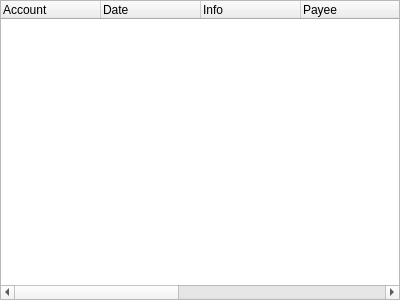
<?xml version="1.0" encoding="UTF-8"?>
<ui version="4.0">
 <class>BottomFutureListsWidget</class>
 <widget class="QWidget" name="BottomFutureListsWidget">
  <property name="geometry">
   <rect>
    <x>0</x>
    <y>0</y>
    <width>400</width>
    <height>300</height>
   </rect>
  </property>
  <property name="windowTitle">
   <string>Form</string>
  </property>
  <layout class="QVBoxLayout" name="verticalLayout">
   <property name="spacing">
    <number>5</number>
   </property>
   <property name="leftMargin">
    <number>0</number>
   </property>
   <property name="topMargin">
    <number>0</number>
   </property>
   <property name="rightMargin">
    <number>0</number>
   </property>
   <property name="bottomMargin">
    <number>0</number>
   </property>
   <item>
    <widget class="QTreeWidget" name="treeWidget">
     <column>
      <property name="text">
       <string>Account</string>
      </property>
     </column>
     <column>
      <property name="text">
       <string>Date</string>
      </property>
     </column>
     <column>
      <property name="text">
       <string>Info</string>
      </property>
     </column>
     <column>
      <property name="text">
       <string>Payee</string>
      </property>
     </column>
     <column>
      <property name="text">
       <string>Category</string>
      </property>
     </column>
     <column>
      <property name="text">
       <string>Tags</string>
      </property>
     </column>
     <column>
      <property name="text">
       <string>Status</string>
      </property>
     </column>
     <column>
      <property name="text">
       <string>Amount</string>
      </property>
     </column>
     <column>
      <property name="text">
       <string>Memo</string>
      </property>
     </column>
    </widget>
   </item>
  </layout>
 </widget>
 <resources/>
 <connections/>
</ui>
